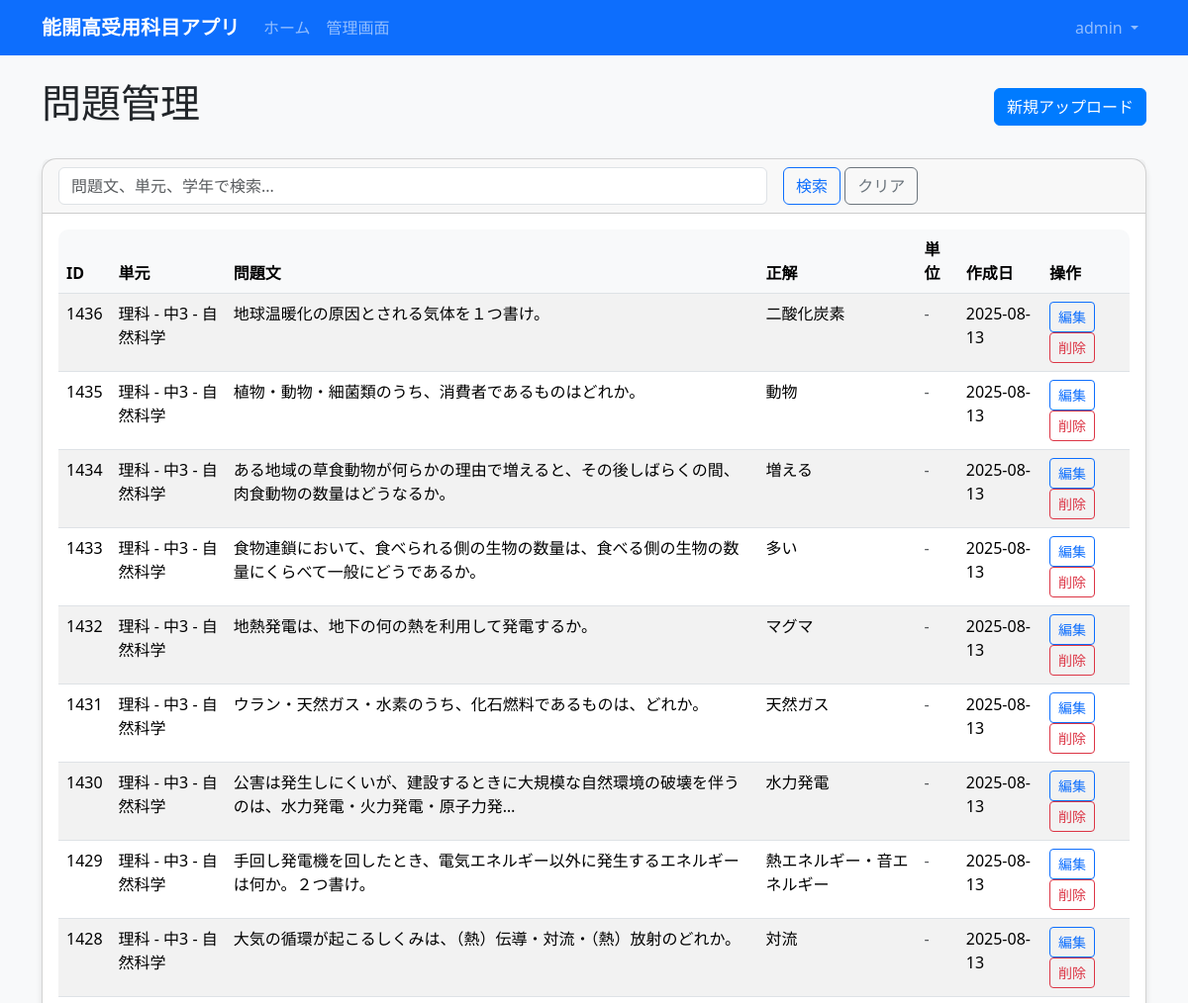
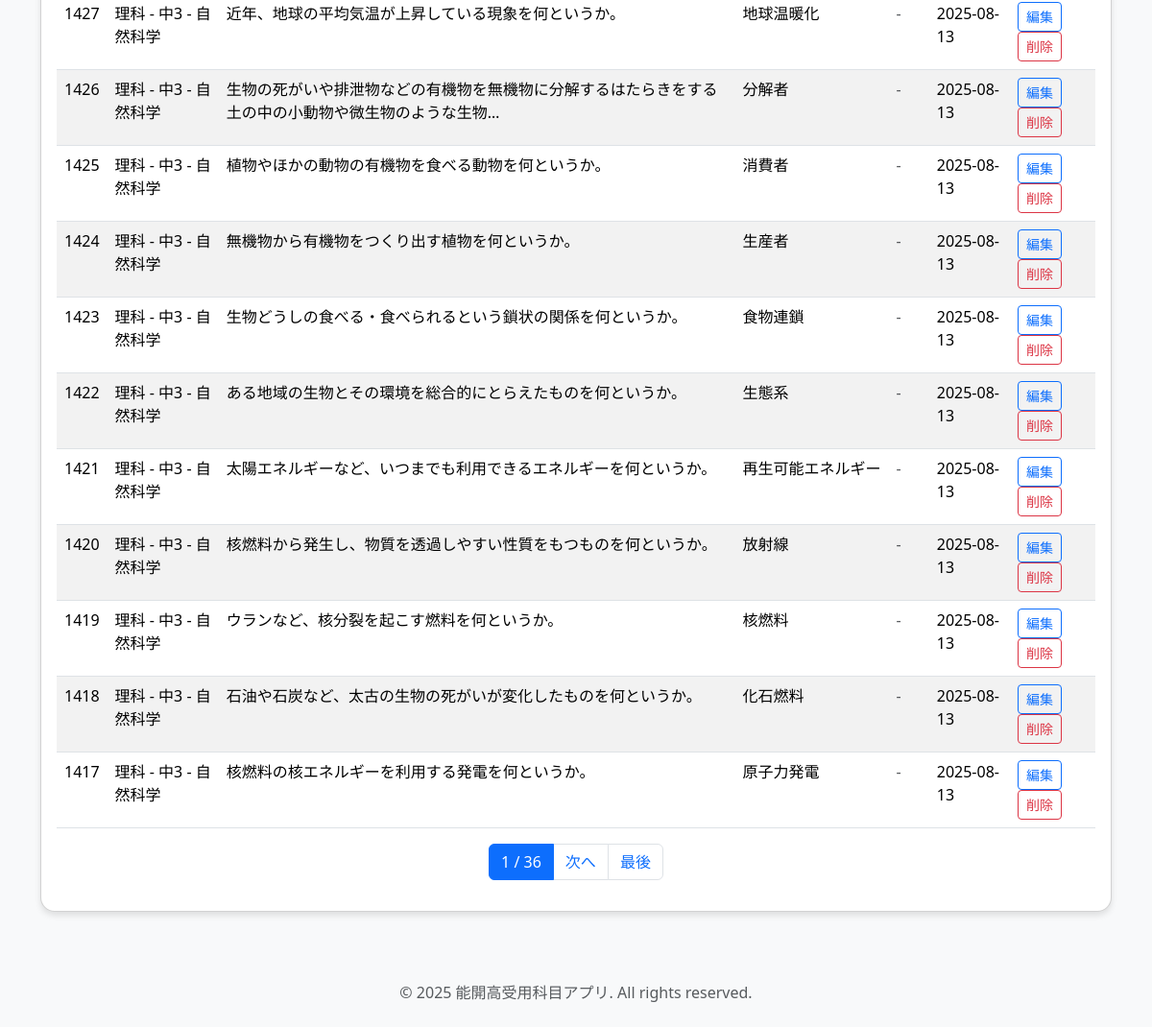
The page /admin-panel/questions/ (signed in) on the database its author committed (2 pictures, top to bottom).
### accounts/models.py (models this page shows, shortened)
class User(AbstractUser):
    class Role(models.TextChoices):
        STUDENT = 'student', '生徒'
        ADMIN = 'admin', '管理者'
    role = models.CharField(
        max_length=10,
        choices=Role.choices,
        default=Role.STUDENT,
        verbose_name='役割'
    )
    email = models.EmailField(blank=True, verbose_name='メールアドレス')
    class Meta:
        verbose_name = 'ユーザー'
        verbose_name_plural = 'ユーザー'

### quiz_app/models.py (models this page shows, shortened)
class Question(models.Model):
    class QuestionType(models.TextChoices):
        TEXT = 'text', '記述問題'
        CHOICE = 'choice', '選択問題'
    unit = models.ForeignKey(
        Unit,
        on_delete=models.CASCADE,
        related_name='questions',
        verbose_name='単元'
    )
    source_id = models.CharField(max_length=50, verbose_name='元データID')
    question_type = models.CharField(
        max_length=10,
        choices=QuestionType.choices,
        default=QuestionType.TEXT,
        verbose_name='問題タイプ'
    )
    text = models.TextField(verbose_name='問題文')
    correct_answer = models.TextField(verbose_name='正解')
    accepted_alternatives = models.JSONField(
        default=list,
        blank=True,
        verbose_name='別解'
    )
    choices = models.JSONField(
        default=list,
        blank=True,
        verbose_name='選択肢'
    )
    requires_unit_label = models.BooleanField(
        default=False,
        verbose_name='単位ラベル必要'
    )
    unit_label_text = models.CharField(
        max_length=20,
        blank=True,
        verbose_name='単位ラベル'
    )
    parts_count = models.PositiveIntegerField(
        default=1,
        validators=[MinValueValidator(1), MaxValueValidator(10)],
        verbose_name='解答欄数'
    )
    created_at = models.DateTimeField(auto_now_add=True, verbose_name='作成日時')
    updated_at = models.DateTimeField(auto_now=True, verbose_name='更新日時')
    class Meta:
        verbose_name = '問題'
        verbose_name_plural = '問題'
        unique_together = ['unit', 'source_id']
        indexes = [
            models.Index(fields=['unit', 'source_id']),
        ]

class Unit(models.Model):
    subject = models.ForeignKey(
        Subject,
        on_delete=models.CASCADE,
        related_name='units',
        verbose_name='教科'
    )
    grade_year = models.CharField(max_length=10, verbose_name='学年')
    category = models.CharField(max_length=50, verbose_name='カテゴリ')
    unit_key = models.CharField(
        max_length=100,
        unique=True,
        verbose_name='単元キー'
    )
    class Meta:
        verbose_name = '単元'
        verbose_name_plural = '単元'
        unique_together = ['subject', 'grade_year', 'category']
    def __str__(self):
        return f"{self.subject.label_ja} - {self.grade_year} - {self.category}"

class Subject(models.Model):
    class Code(models.TextChoices):
        SCIENCE = 'science', '理科'
        SOCIAL = 'social', '社会'
    code = models.CharField(
        max_length=10,
        choices=Code.choices,
        unique=True,
        verbose_name='教科コード'
    )
    label_ja = models.CharField(max_length=20, verbose_name='教科名')
    class Meta:
        verbose_name = '教科'
        verbose_name_plural = '教科'

### admin_panel/views.py (the view)
# urls.py: path('questions/', views.QuestionListView.as_view(), name='questions'),
class QuestionListView(LoginRequiredMixin, AdminRequiredMixin, ListView):
    model = Question
    template_name = 'admin_panel/questions.html'
    context_object_name = 'questions'
    paginate_by = 20
    def get_queryset(self):
        queryset = Question.objects.select_related('unit').all()
        search = self.request.GET.get('search')
        if search:
            queryset = queryset.filter(
                Q(text__icontains=search) |
                Q(unit__category__icontains=search) |
                Q(unit__grade_year__icontains=search)
            )
        return queryset.order_by('-created_at')

### admin_panel/views.py (called while the page is built)
def admin_required(user):
    return user.is_authenticated and user.role == 'admin'

    def test_func(self):
        return admin_required(self.request.user)

### templates/admin_panel/questions.html (shortened to what this page needs)
{% extends 'base.html' %}
{% block content %}
<div class="row">
    <div class="col-12">
        <div class="d-flex justify-content-between align-items-center mb-4">
            <h1>問題管理</h1>
            <a href="{% url 'admin_panel:upload' %}" class="btn btn-primary">
                 新規アップロード
            </a>
        </div>
    </div>
</div>
<div class="row">
    <div class="col-12">
        <div class="card">
            <div class="card-header">
                <form method="get" class="row g-3">
                    <div class="col-md-8">
                        <input type="text" name="search" class="form-control" placeholder="問題文、単元、学年で検索..." value="{{ request.GET.search }}">
                    </div>
                    <div class="col-md-4">
                        <button type="submit" class="btn btn-outline-primary">検索</button>
                        <a href="{% url 'admin_panel:questions' %}" class="btn btn-outline-secondary">クリア</a>
                    </div>
                </form>
            </div>
            <div class="card-body">
                {% if questions %}
                    <div class="table-responsive">
                        <table class="table table-striped">
                            <thead>
                                <tr>
                                    <th>ID</th>
                                    <th>単元</th>
                                    <th>問題文</th>
                                    <th>正解</th>
                                    <th>単位</th>
                                    <th>作成日</th>
                                    <th>操作</th>
                                </tr>
                            </thead>
                            <tbody>
                                {% for question in questions %}
                                <tr>
                                    <td>{{ question.id }}</td>
                                    <td>{{ question.unit }}</td>
                                    <td>{{ question.text|truncatechars:50 }}</td>
                                    <td>{{ question.correct_answer|truncatechars:20 }}</td>
                                    <td>
                                        {% if question.unit_label_text %}
                                            <span class="badge bg-info">{{ question.unit_label_text }}</span>
                                        {% else %}
                                            <span class="text-muted">-</span>
                                        {% endif %}
                                    </td>
                                    <td>{{ question.created_at|date:"Y-m-d" }}</td>
                                    <td>
                                        <a href="{% url 'admin_panel:question_edit' question.id %}" class="btn btn-sm btn-outline-primary">編集</a>
                                        <a href="{% url 'admin_panel:question_delete' question.id %}" class="btn btn-sm btn-outline-danger" onclick="return confirm('本当に削除しますか？')">削除</a>
                                    </td>
                                </tr>
                                {% endfor %}
                            </tbody>
                        </table>
                    </div>
                    {% if is_paginated %}
                    <nav aria-label="ページナビゲーション">
                        <ul class="pagination justify-content-center">
                            <li class="page-item active">
                                <span class="page-link">{{ page_obj.number }} / {{ page_obj.paginator.num_pages }}</span>
                            </li>
                            {% if page_obj.has_next %}
                                <li class="page-item">
                                    <a class="page-link" href="?page={{ page_obj.next_page_number }}{% if request.GET.search %}&search={{ request.GET.search }}{% endif %}">次へ</a>
                                </li>
                                <li class="page-item">
                                    <a class="page-link" href="?page={{ page_obj.paginator.num_pages }}{% if request.GET.search %}&search={{ request.GET.search }}{% endif %}">最後</a>
                                </li>
                            {% endif %}
                        </ul>
                    </nav>
                    {% endif %}
                {% else %}
                    <div class="text-center py-4">
                        <p class="text-muted">問題が見つかりませんでした。</p>
                        <a href="{% url 'admin_panel:upload' %}" class="btn btn-primary">問題をアップロード</a>
                    </div>
                {% endif %}
            </div>
        </div>
    </div>
</div>
{% endblock %}

### templates/base.html (shortened to what this page needs)
{% load static %}
<!DOCTYPE html>
<html lang="ja">
<head>
    <link href="https://cdn.jsdelivr.net/npm/bootstrap@5.3.2/dist/css/bootstrap.min.css" rel="stylesheet">
    <link href="https://cdnjs.cloudflare.com/ajax/libs/font-awesome/6.0.0/css/all.min.css" rel="stylesheet">
    <link href="{% static 'css/style.css' %}" rel="stylesheet">
</head>
<body>
    <nav class="navbar navbar-expand-lg navbar-dark bg-primary">
        <div class="container">
            <a class="navbar-brand" href="{% url 'quiz_app:home' %}">
                能開高受用科目アプリ
            </a>
            <div class="collapse navbar-collapse" id="navbarNav">
                <ul class="navbar-nav me-auto">
                    <li class="nav-item">
                        <a class="nav-link" href="{% url 'quiz_app:home' %}">ホーム</a>
                    </li>
                    {% if user.is_authenticated %}
                        {% if user.role == 'student' %}
                            <li class="nav-item">
                                <a class="nav-link" href="{% url 'quiz_app:mypage' %}">マイページ</a>
                            </li>
                            <li class="nav-item">
                                <a class="nav-link" href="{% url 'quiz_app:ranking' %}">ランキング</a>
                            </li>
                        {% elif user.role == 'admin' %}
                            <li class="nav-item">
                                <a class="nav-link" href="{% url 'admin_panel:home' %}">管理画面</a>
                            </li>
                        {% endif %}
                    {% endif %}
                </ul>
                <ul class="navbar-nav">
                    {% if user.is_authenticated %}
                        <li class="nav-item dropdown">
                            <a class="nav-link dropdown-toggle" href="#" id="navbarDropdown" role="button" data-bs-toggle="dropdown" aria-expanded="false">
                                {{ user.username }}
                            </a>
                        </li>
                    {% endif %}
                </ul>
            </div>
        </div>
    </nav>
    <main class="container my-4">
        {% block content %}{% endblock %}
    </main>
    <footer class="bg-light py-4 mt-5">
        <div class="container text-center">
                         <p class="text-muted mb-0">&copy; 2025 能開高受用科目アプリ. All rights reserved.</p>
        </div>
    </footer>
</body>
</html>

### static/css/style.css (style rules this page uses)
body { background-color: #f8f9fa; }
.navbar-brand { font-weight: bold; }
.card { border-radius: 15px; box-shadow: 0 4px 6px rgba(0, 0, 0, 0.1); }
.btn-primary { background-color: #007bff; border-color: #007bff; }
input[type="text"] { -webkit-autofill: none; -webkit-box-shadow: 0 0 0 1000px white inset; }
.table-responsive { border-radius: 10px; overflow: hidden; }
.table th { background-color: #f8f9fa; border-top: none; }
footer { margin-top: auto; }

### rows shown on the page
User: username "admin"
Question: id "1436", unit "理科 - 中3 - 自然科学", text "地球温暖化の原因とされる気体を１つ書け。", correct_answer "二酸化炭素", created_at "2025-08-13"
Question: id "1435", unit "理科 - 中3 - 自然科学", text "植物・動物・細菌類のうち、消費者であるものはどれか。", correct_answer "動物", created_at "2025-08-13"
Question: id "1434", unit "理科 - 中3 - 自然科学", text "ある地域の草食動物が何らかの理由で増えると、その後しばらくの間、肉食動物の数量はどうなるか。", correct_answer "増える", created_at "2025-08-13"
Question: id "1433", unit "理科 - 中3 - 自然科学", text "食物連鎖において、食べられる側の生物の数量は、食べる側の生物の数量にくらべて一般にどうであるか。", correct_answer "多い", created_at "2025-08-13"
Question: id "1432", unit "理科 - 中3 - 自然科学", text "地熱発電は、地下の何の熱を利用して発電するか。", correct_answer "マグマ", created_at "2025-08-13"
Question: id "1431", unit "理科 - 中3 - 自然科学", text "ウラン・天然ガス・水素のうち、化石燃料であるものは、どれか。", correct_answer "天然ガス", created_at "2025-08-13"
Question: id "1430", unit "理科 - 中3 - 自然科学", text "公害は発生しにくいが、建設するときに大規模な自然環境の破壊を伴うのは、水力発電・火力発電・原子力発…", correct_answer "水力発電", created_at "2025-08-13"
Question: id "1429", unit "理科 - 中3 - 自然科学", text "手回し発電機を回したとき、電気エネルギー以外に発生するエネルギーは何か。２つ書け。", correct_answer "熱エネルギー・音エネルギー", created_at "2025-08-13"
Question: id "1428", unit "理科 - 中3 - 自然科学", text "大気の循環が起こるしくみは、（熱）伝導・対流・（熱）放射のどれか。", correct_answer "対流", created_at "2025-08-13"
Question: id "1427", unit "理科 - 中3 - 自然科学", text "近年、地球の平均気温が上昇している現象を何というか。", correct_answer "地球温暖化", created_at "2025-08-13"
Question: id "1426", unit "理科 - 中3 - 自然科学", text "生物の死がいや排泄物などの有機物を無機物に分解するはたらきをする土の中の小動物や微生物のような生物…", correct_answer "分解者", created_at "2025-08-13"
Question: id "1425", unit "理科 - 中3 - 自然科学", text "植物やほかの動物の有機物を食べる動物を何というか。", correct_answer "消費者", created_at "2025-08-13"
Question: id "1424", unit "理科 - 中3 - 自然科学", text "無機物から有機物をつくり出す植物を何というか。", correct_answer "生産者", created_at "2025-08-13"
Question: id "1423", unit "理科 - 中3 - 自然科学", text "生物どうしの食べる・食べられるという鎖状の関係を何というか。", correct_answer "食物連鎖", created_at "2025-08-13"
Question: id "1422", unit "理科 - 中3 - 自然科学", text "ある地域の生物とその環境を総合的にとらえたものを何というか。", correct_answer "生態系", created_at "2025-08-13"
Question: id "1421", unit "理科 - 中3 - 自然科学", text "太陽エネルギーなど、いつまでも利用できるエネルギーを何というか。", correct_answer "再生可能エネルギー", created_at "2025-08-13"
Question: id "1420", unit "理科 - 中3 - 自然科学", text "核燃料から発生し、物質を透過しやすい性質をもつものを何というか。", correct_answer "放射線", created_at "2025-08-13"
Question: id "1419", unit "理科 - 中3 - 自然科学", text "ウランなど、核分裂を起こす燃料を何というか。", correct_answer "核燃料", created_at "2025-08-13"
Question: id "1418", unit "理科 - 中3 - 自然科学", text "石油や石炭など、太古の生物の死がいが変化したものを何というか。", correct_answer "化石燃料", created_at "2025-08-13"
Question: id "1417", unit "理科 - 中3 - 自然科学", text "核燃料の核エネルギーを利用する発電を何というか。", correct_answer "原子力発電", created_at "2025-08-13"

### other values the page prints
{{ page_obj.number }} "1"
{{ page_obj.paginator.num_pages }} "36"
